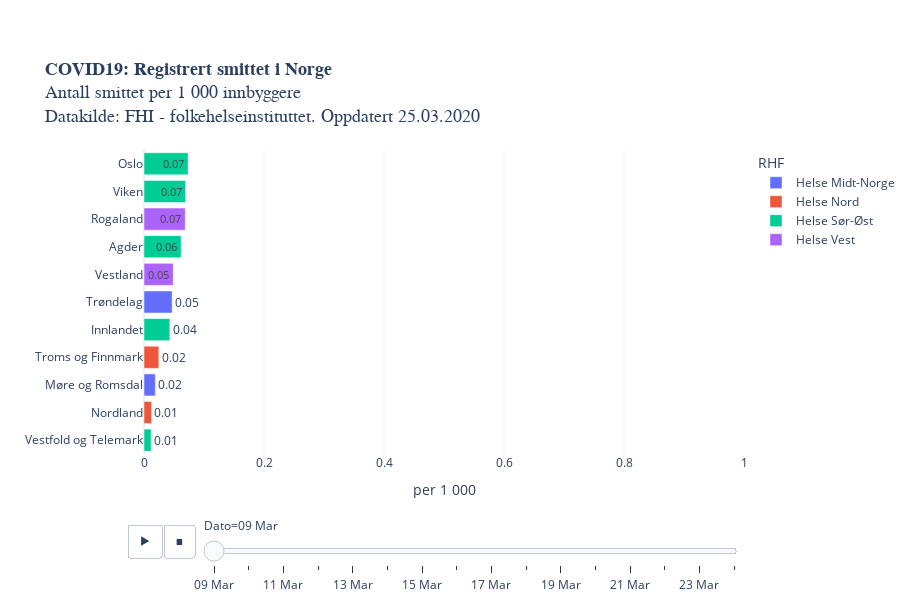

Notebook code for this chart:
### Code cell
legend = [i for i in vekst["RHF"].unique()]
legend.sort()

fig = px.bar(melted, 
             x='Smittede/tusen innb', y='Fylke', animation_frame="variable",
             animation_group="Fylke",
             orientation='h',
             category_orders={"RHF": legend},
             labels = {"Veksttakt": "daglig vekst (%)", "variable": "Dato"},
             color='RHF',
             text="txt",
             height=600,
             title = "<b>COVID19: Registrert smittet i Norge</b><br>Antall smittet per 1 000 innbyggere<br>Datakilde: FHI - folkehelseinstituttet. Oppdatert " +datetime.today().strftime('%d.%m.%Y'),
             template = "plotly_white",
             range_x=[0,1]
                 ).update_yaxes(categoryorder="total ascending")

fig.layout.coloraxis.showscale = False

fig.update_layout(
    yaxis=dict(
        separatethousands=True,
        categoryorder = 'total ascending',
        title_text="",
        fixedrange=True,
    ), xaxis=dict(fixedrange=True,
                 title_text="per 1 000"),
    title_font=dict(family="Helvetica", size=18),
        margin=dict(b=150)) #bottom margin

fig.update_layout(autosize=True,
    margin=dict(l=100, r=100, t=150, b=0),
    paper_bgcolor='rgba(0, 0, 0, 0)'
    #plot_bgcolor='rgb(248, 248, 255)'    
                 )

py.plot(fig, filename='COVID19_per_capita_fylkesutvikling_animation.html')
fig.show()

### Figure 1 — Plotly figure (JSON) as saved in the notebook; plotly's stock layout.template omitted (floating-point values rounded to 4 significant figures)
{"data": [{"alignmentgroup": "True", "hoverlabel": {"namelength": 0}, "hovertemplate": "RHF=Helse Midt-Norge<br>Dato=09 Mar<br>Smittede/tusen innb=%{x}<br>Fylke=%{y}<br>txt=%{text}", "ids": ["Møre og Romsdal", "Trøndelag"], "legendgroup": "Helse Midt-Norge", "marker": {"color": "#636efa"}, "name": "Helse Midt-Norge", "offsetgroup": "Helse Midt-Norge", "orientation": "h", "showlegend": true, "text": ["0.02", "0.05"], "textposition": "auto", "type": "bar", "x": [0.01885, 0.04694], "xaxis": "x", "y": ["Møre og Romsdal", "Trøndelag"], "yaxis": "y"}, {"alignmentgroup": "True", "hoverlabel": {"namelength": 0}, "hovertemplate": "RHF=Helse Nord<br>Dato=09 Mar<br>Smittede/tusen innb=%{x}<br>Fylke=%{y}<br>txt=%{text}", "ids": ["Nordland", "Troms og Finnmark"], "legendgroup": "Helse Nord", "marker": {"color": "#EF553B"}, "name": "Helse Nord", "offsetgroup": "Helse Nord", "orientation": "h", "showlegend": true, "text": ["0.01", "0.02"], "textposition": "auto", "type": "bar", "x": [0.01244, 0.02466], "xaxis": "x", "y": ["Nordland", "Troms og Finnmark"], "yaxis": "y"}, {"alignmentgroup": "True", "hoverlabel": {"namelength": 0}, "hovertemplate": "RHF=Helse Sør-Øst<br>Dato=09 Mar<br>Smittede/tusen innb=%{x}<br>Fylke=%{y}<br>txt=%{text}", "ids": ["Agder", "Viken", "Vestfold og Telemark", "Innlandet", "Oslo"], "legendgroup": "Helse Sør-Øst", "marker": {"color": "#00cc96"}, "name": "Helse Sør-Øst", "offsetgroup": "Helse Sør-Øst", "orientation": "h", "showlegend": true, "text": ["0.06", "0.07", "0.01", "0.04", "0.07"], "textposition": "auto", "type": "bar", "x": [0.06184, 0.06929, 0.01192, 0.04308, 0.07354], "xaxis": "x", "y": ["Agder", "Viken", "Vestfold og Telemark", "Innlandet", "Oslo"], "yaxis": "y"}, {"alignmentgroup": "True", "hoverlabel": {"namelength": 0}, "hovertemplate": "RHF=Helse Vest<br>Dato=09 Mar<br>Smittede/tusen innb=%{x}<br>Fylke=%{y}<br>txt=%{text}", "ids": ["Vestland", "Rogaland"], "legendgroup": "Helse Vest", "marker": {"color": "#ab63fa"}, "name": "Helse Vest", "offsetgroup": "Helse Vest", "orientation": "h", "showlegend": true, "text": ["0.05", "0.07"], "textposition": "auto", "type": "bar", "x": [0.0487, 0.06877], "xaxis": "x", "y": ["Vestland", "Rogaland"], "yaxis": "y"}], "layout": {"autosize": true, "barmode": "relative", "coloraxis": {"showscale": false}, "height": 600, "legend": {"title": {"text": "RHF"}, "tracegroupgap": 0}, "margin": {"b": 0, "l": 100, "r": 100, "t": 150}, "paper_bgcolor": "rgba(0, 0, 0, 0)", "sliders": [{"active": 0, "currentvalue": {"prefix": "Dato="}, "len": 0.9, "pad": {"b": 10, "t": 60}, "steps": [{"args": [["09 Mar"], {"frame": {"duration": 0, "redraw": true}, "fromcurrent": true, "mode": "immediate", "transition": {"duration": 0, "easing": "linear"}}], "label": "09 Mar", "method": "animate"}, {"args": [["10 Mar"], {"frame": {"duration": 0, "redraw": true}, "fromcurrent": true, "mode": "immediate", "transition": {"duration": 0, "easing": "linear"}}], "label": "10 Mar", "method": "animate"}, {"args": [["11 Mar"], {"frame": {"duration": 0, "redraw": true}, "fromcurrent": true, "mode": "immediate", "transition": {"duration": 0, "easing": "linear"}}], "label": "11 Mar", "method": "animate"}, {"args": [["12 Mar"], {"frame": {"duration": 0, "redraw": true}, "fromcurrent": true, "mode": "immediate", "transition": {"duration": 0, "easing": "linear"}}], "label": "12 Mar", "method": "animate"}, {"args": [["13 Mar"], {"frame": {"duration": 0, "redraw": true}, "fromcurrent": true, "mode": "immediate", "transition": {"duration": 0, "easing": "linear"}}], "label": "13 Mar", "method": "animate"}, {"args": [["14 Mar"], {"frame": {"duration": 0, "redraw": true}, "fromcurrent": true, "mode": "immediate", "transition": {"duration": 0, "easing": "linear"}}], "label": "14 Mar", "method": "animate"}, {"args": [["15 Mar"], {"frame": {"duration": 0, "redraw": true}, "fromcurrent": true, "mode": "immediate", "transition": {"duration": 0, "easing": "linear"}}], "label": "15 Mar", "method": "animate"}, {"args": [["16 Mar"], {"frame": {"duration": 0, "redraw": true}, "fromcurrent": true, "mode": "immediate", "transition": {"duration": 0, "easing": "linear"}}], "label": "16 Mar", "method": "animate"}, {"args": [["17 Mar"], {"frame": {"duration": 0, "redraw": true}, "fromcurrent": true, "mode": "immediate", "transition": {"duration": 0, "easing": "linear"}}], "label": "17 Mar", "method": "animate"}, {"args": [["18 Mar"], {"frame": {"duration": 0, "redraw": true}, "fromcurrent": true, "mode": "immediate", "transition": {"duration": 0, "easing": "linear"}}], "label": "18 Mar", "method": "animate"}, {"args": [["19 Mar"], {"frame": {"duration": 0, "redraw": true}, "fromcurrent": true, "mode": "immediate", "transition": {"duration": 0, "easing": "linear"}}], "label": "19 Mar", "method": "animate"}, {"args": [["20 Mar"], {"frame": {"duration": 0, "redraw": true}, "fromcurrent": true, "mode": "immediate", "transition": {"duration": 0, "easing": "linear"}}], "label": "20 Mar", "method": "animate"}, {"args": [["21 Mar"], {"frame": {"duration": 0, "redraw": true}, "fromcurrent": true, "mode": "immediate", "transition": {"duration": 0, "easing": "linear"}}], "label": "21 Mar", "method": "animate"}, {"args": [["22 Mar"], {"frame": {"duration": 0, "redraw": true}, "fromcurrent": true, "mode": "immediate", "transition": {"duration": 0, "easing": "linear"}}], "label": "22 Mar", "method": "animate"}, {"args": [["23 Mar"], {"frame": {"duration": 0, "redraw": true}, "fromcurrent": true, "mode": "immediate", "transition": {"duration": 0, "easing": "linear"}}], "label": "23 Mar", "method": "animate"}, {"args": [["24 Mar"], {"frame": {"duration": 0, "redraw": true}, "fromcurrent": true, "mode": "immediate", "transition": {"duration": 0, "easing": "linear"}}], "label": "24 Mar", "method": "animate"}], "x": 0.1, "xanchor": "left", "y": 0, "yanchor": "top"}], "title": {"font": {"family": "Helvetica", "size": 18}, "text": "<b>COVID19: Registrert smittet i Norge</b><br>Antall smittet per 1 000 innbyggere<br>Datakilde: FHI - folkehelseinstituttet. Oppdatert 25.03.2020"}, "updatemenus": [{"buttons": [{"args": [null, {"frame": {"duration": 500, "redraw": true}, "fromcurrent": true, "mode": "immediate", "transition": {"duration": 500, "easing": "linear"}}], "label": "&#9654;", "method": "animate"}, {"args": [[null], {"frame": {"duration": 0, "redraw": true}, "fromcurrent": true, "mode": "immediate", "transition": {"duration": 0, "easing": "linear"}}], "label": "&#9724;", "method": "animate"}], "direction": "left", "pad": {"r": 10, "t": 70}, "showactive": false, "type": "buttons", "x": 0.1, "xanchor": "right", "y": 0, "yanchor": "top"}], "xaxis": {"anchor": "y", "domain": [0, 1], "fixedrange": true, "range": [0, 1], "title": {"text": "per 1 000"}}, "yaxis": {"anchor": "x", "categoryorder": "total ascending", "domain": [0, 1], "fixedrange": true, "separatethousands": true, "title": {"text": ""}}}}
